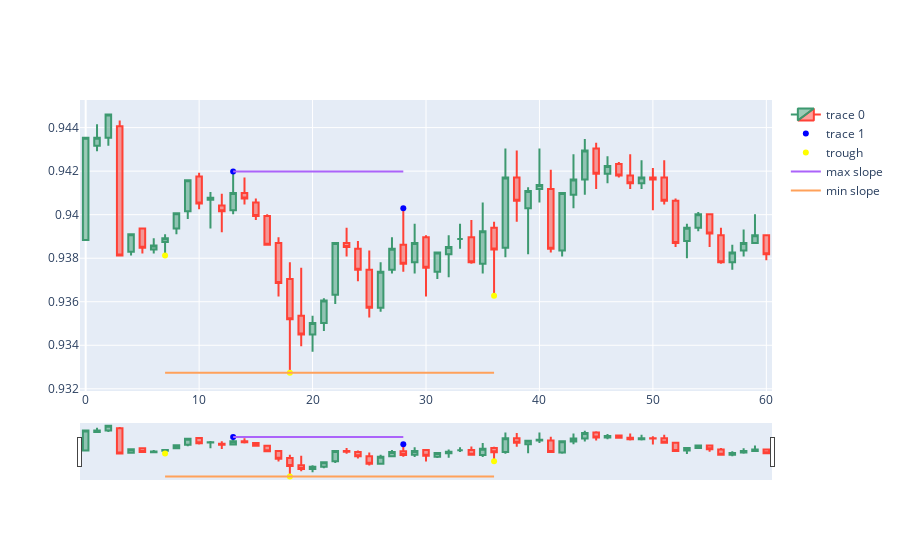
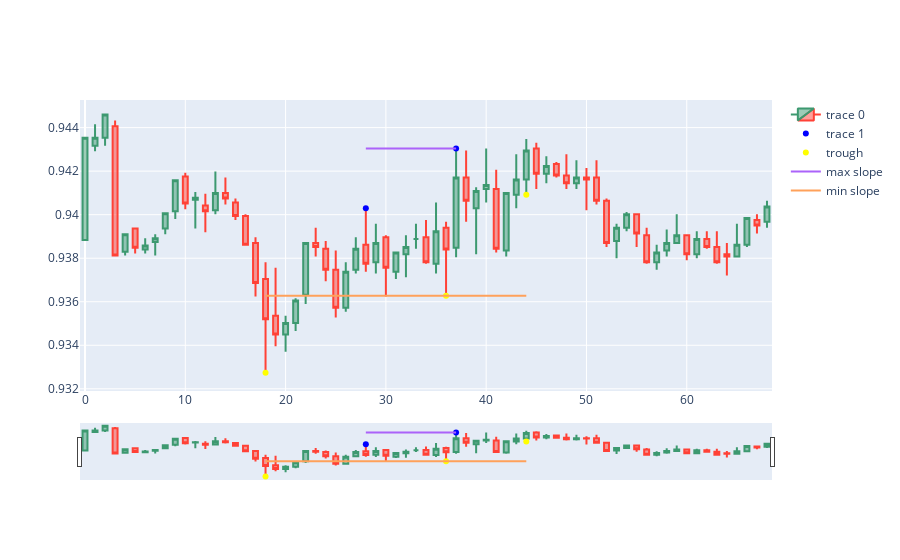
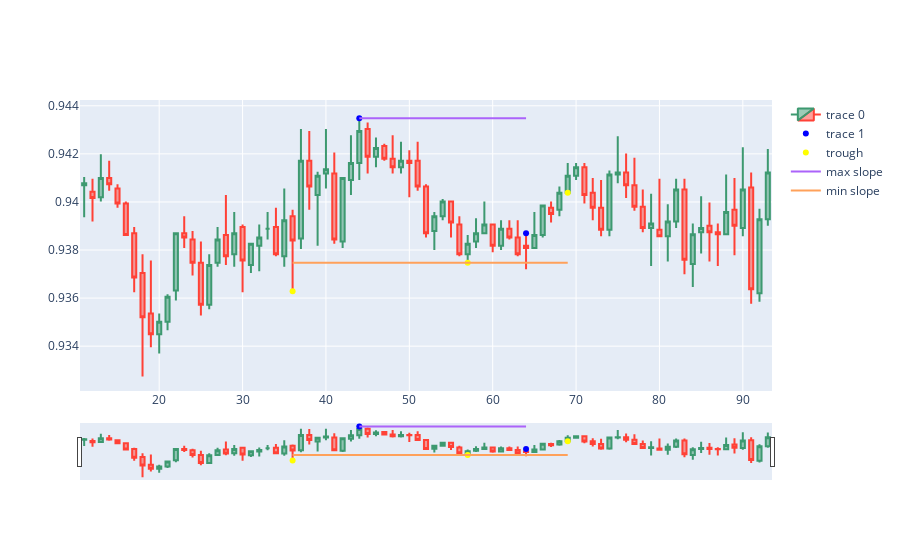
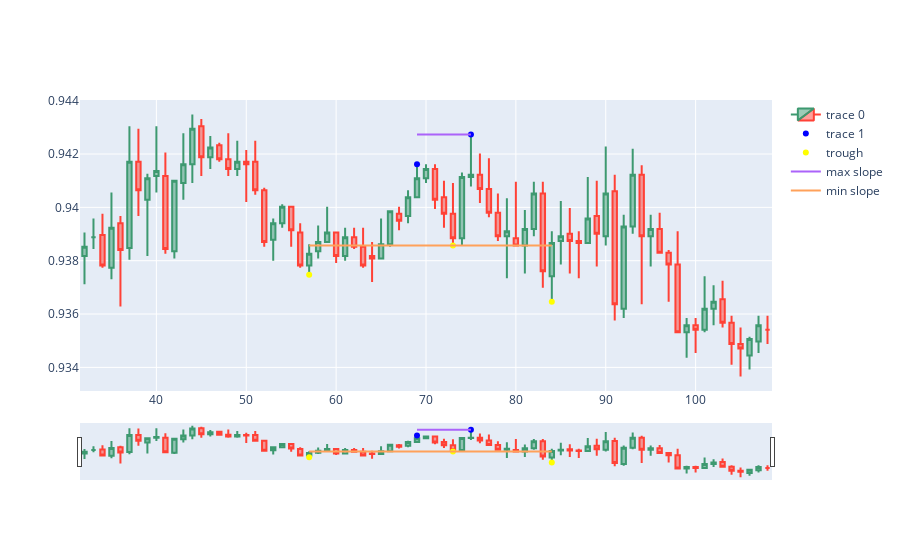

The notebook cell saved with these charts, in order:
### Code cell
for i in range(0,2000):  
    peak,trough =[],[]
    peak_pos,trough_pos =[],[]
    if data.iloc[i].pivot == 1:
        trough.append(data.iloc[i].id)
        trough_pos.append(data.iloc[i].low)

        n = 1
        while data.iloc[i+n+1].high>data.iloc[i+n].high:
            n+=1
        peak.append(data.iloc[i+n].id)
        peak_pos.append(data.iloc[i+n].high)

        m=1
        while data.iloc[i+m+n+1].high<data.iloc[i+n+m].high and abs(data.iloc[i+m+n].low- data.iloc[i].low)<0.0001:
            m+=1
        trough.append(data.iloc[i+m+n].id)
        trough_pos.append(data.iloc[i+m+n].low)
        
        k=1
        while data.iloc[i+m+k+n+1].high>data.iloc[i+n+m].high and abs(data.iloc[i+m+n+k].high- data.iloc[i+n].high)<0.0001:
            k += 1
        peak.append(data.iloc[i+n+m+k].id)
        peak_pos.append(data.iloc[i+n+m+k].high)
     
        j=1
        while data.iloc[i+n+m+k+j+1].high<data.iloc[i+m+k+n+1].high and abs(data.iloc[i+n+m+k+j].low-data.iloc[i].low)<0.0001:
            j += 1
    
        trough.append(data.iloc[i+n+m+k+j].id)
        trough_pos.append(data.iloc[i+n+m+k+j].low)
      
        print(f'peak is{peak},trough is {trough}')
        print(f'peak_pos is {peak_pos},trough_pos is {trough_pos}')
        dfpl = df[max(0,data.iloc[i].id-25):min(data.iloc[i+n+m+k+j].id+25,len(df))]
        fig = go.Figure(data=[go.Candlestick(x=dfpl.index,
                        open=dfpl['open'],
                        high=dfpl['high'],
                        low=dfpl['low'],
                        close=dfpl['close'])])


        fig.add_scatter(x=peak,y=peak_pos,
                                    mode = "markers",
                                    marker = dict(size=6,color = "blue")
                                   )
                    
        fig.add_scatter(x=trough,y=trough_pos,
                                    mode = "markers",
                                    marker = dict(size=6,color = "yellow"),
                                   name="trough")

        fig.add_trace(go.Scatter(x=peak, y=[max(peak_pos),max(peak_pos)], mode='lines', name='max slope'))
        fig.add_trace(go.Scatter(x=trough, y=[trough_pos[1],trough_pos[1],trough_pos[1]], mode='lines', name='min slope'))
        fig.show()
